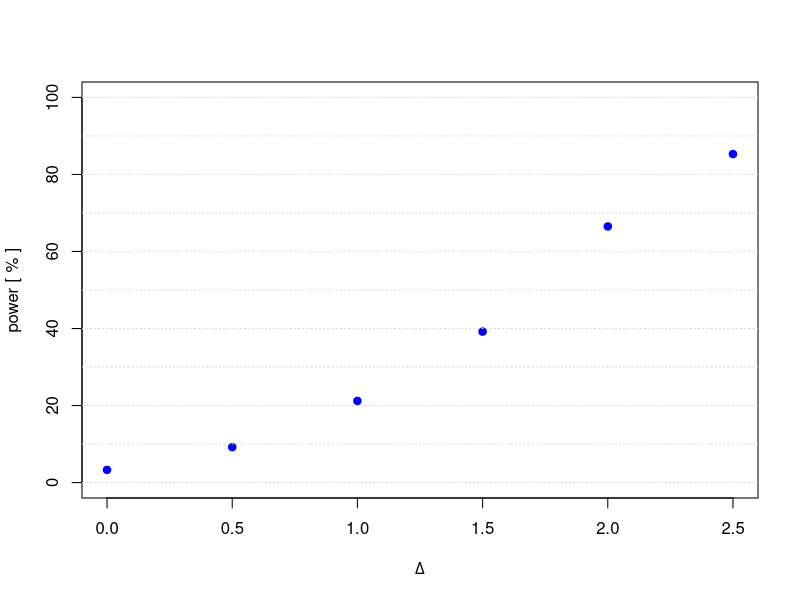

Reproduce this figure in R.
## ---- chunk 1
# population SDs
sigA <- 2
sigB <- 4

# sample sizes
n <- 5
m <- 15

# standard deviation of Xbar - Ybar
se <- sqrt(sigA^2/n + sigB^2/m)

# difference between population means
delta <- 3

# critical value for alpha = 0.05
C <- qnorm(0.975)

# the power 
1 - pnorm(C - delta/se) + pnorm(-C - delta/se)
## ---- chunk 2
# same parameters as above, but we don't know sigA and sigB

# critical value for alpha = 0.05
C <- qt(0.975, n+m-2)

# the power 
1 - pt(C, n+m-2, delta/se) + pt(-C, n+m-2, delta/se)
## ---- chunk 3
# A
power.t.test(n=10, delta=5, sd=10)
# B
power.t.test(delta=5, sd=10, power=0.8)
# C
power.t.test(delta=5, sd=10, power=0.8, alternative="one.sided")
## ---- chunk 4
# A function to simulate normal data and get the p-value from the t-test.

# n,m = sample sizes
# sigA,sigB = population SDs
# delta = difference between population means

sim <- function(n, m, sigA, sigB, delta){
  x <- rnorm(n, delta, sigA)
  y <- rnorm(m, 0, sigB)
  t.test(x,y)$p.value
}

# For n=5, m=10, sigA = 1, sigB = 2, and delta = 0, 0.5, 1.0, ..., 2.5, run 1000 simulations and get the p-value:

delta <- c(0.0, 0.5, 1.0, 1.5, 2.0, 2.5)
p <- matrix(nrow=1000,ncol=length(delta))
for(i in 1:length(delta)){
  for(j in 1:nrow(p)){
    p[j,i] <- sim(5, 10, 1, 2, delta[i])
  }
}

# Estimate the power
pow <- apply(p, 2, function(a) mean(a<0.05))
print(pow)
plot(delta,100*pow,xlab=expression(Delta),ylab="power [ % ]",ylim=c(0,100),pch=20,col="blue",cex=1.5)
abline(h=seq(0,100,10),lty="dotted",col="lightgrey")
